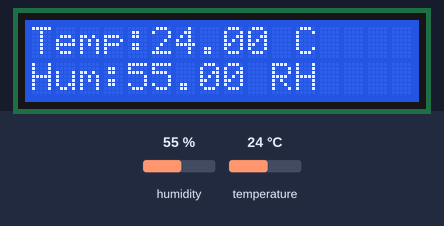
This sketch was run on a simulated Arduino Uno, built with avr-gcc and run on an emulated ATmega328P. Shown: 16×2 character LCD. The test bench sets the inputs (shaded band); at power-on: humidity 55 %, temperature 24 °C. What the sketch prints to the serial monitor is not drawn.

Above: at 1.3 s.
1.4 s: humidity set to 22 %
At 2.9 s:
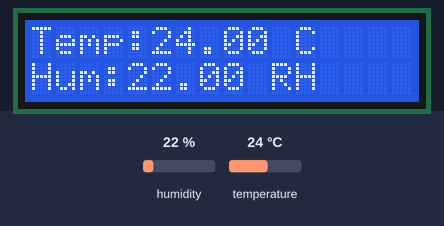
3.5 s: temperature set to 12 °C
At 5.2 s:
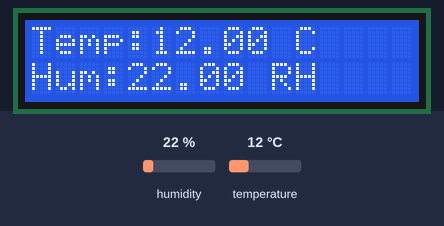
6.3 s: humidity set to 40 %
At 6.9 s:
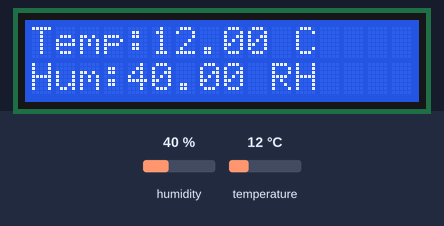
8.4 s: temperature set to 19 °C
At 10.4 s:
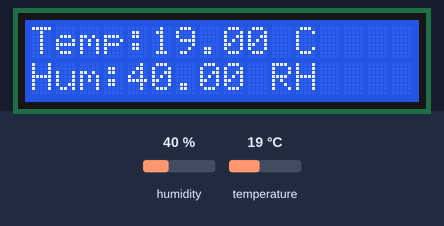
Timing chart, 0 to 11.9 s (numbered marks = the images above; inputs shaded):
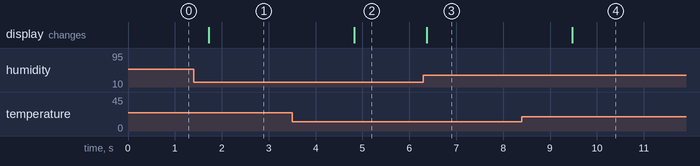

Measured:
- after the input at 1.4 s, the display: changes after 0.32 s (image 1)
- after the input at 3.5 s, the display: changes after 1.3 s (image 2)
- after the input at 6.3 s, the display: changes after 0.07 s (image 3)
- after the input at 8.4 s, the display: changes after 1.1 s (image 4)

The sketch:

MSTemp01.ino
```cpp
#include <SimpleDHT.h>
#include <Wire.h>
#include <LiquidCrystal_I2C.h>

// for DHT11,
//      VCC: 5V or 3V
//      GND: GND
//      DATA: 2

//int pinDHT22 = A2;
int pinDHT22 = 02;
SimpleDHT22 dht22(pinDHT22);

LiquidCrystal_I2C lcd(0x27,16,2);  // set the LCD address to 0x27 for a 16 chars and 2 line display

void setup() {
  Serial.begin(115200);
  lcd.init();                      // initialize the lcd
  lcd.init();
  // Print a message to the LCD.
  lcd.backlight();
}

void loop() {
  // start working...

  // read with raw sample data.
  float temperature = 0;
  float humidity = 0;
  byte data[40] = {0};
  static char disp[7];
  char aux[16];
   int err = SimpleDHTErrSuccess;
  if ((err = dht22.read2(&temperature, &humidity, NULL)) != SimpleDHTErrSuccess) {
    Serial.print("Read DHT22 failed, err="); Serial.println(err);delay(2000);
    return;
  }

  lcd.setCursor(0,0);
  sprintf(aux,"Temp:%s C",dtostrf(temperature,5,2,disp));
  lcd.print(aux);
  lcd.setCursor(0,1);
  sprintf(aux,"Hum:%s RH",dtostrf(humidity,5,2,disp));
  lcd.print(aux);

  Serial.print(F("[DHT] T=")); Serial.print(temperature,1);
  Serial.print(F("C -> cal=")); Serial.print(temperature,1);
  Serial.print(F("C | H="));    Serial.print(humidity,1);
  Serial.print(F("% -> cal=")); Serial.print(humidity,1);
  Serial.println(F("%"));

/*
  Serial.print("Temperatura:");
  Serial.println((float)temperature);
  Serial.print("Humidade:");
  Serial.println((float)humidity);
 */
  // DHT11 sampling rate is 1HZ.
  delay(1500);
}
```
